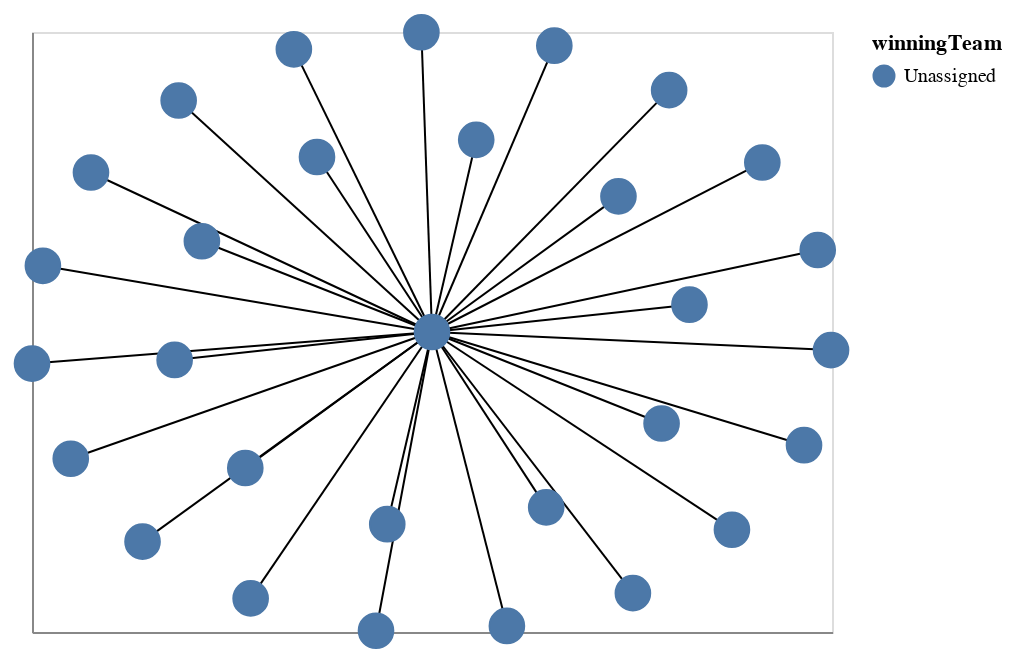

Write notebook code for a chart like this one.
### Code cell
inp = input('Enter Robot of Interest: ')

new_links = []
node_id = int(inp)
for d in network['links']:
    if d['source'] == node_id:
        new_links.append(d)
new_nodes = []
for link in new_links:
    for n in network['nodes']:
        if n['id'] == link['target']:
            new_nodes.append(n)
node_network = {'directed': False,
               'graph': [],
               'links': new_links,
               'multigraph': False,
               'nodes': new_nodes}

nodenet = nx.node_link_graph(node_network)
node_pos = nx.kamada_kawai_layout(nodenet)
for n in nodenet.nodes():
    nodenet.nodes[n]['id'] = n
    nodenet.nodes[n]['name'] = robots.iloc[n]['name']
    nodenet.nodes[n]['winningTeam'] = robots.iloc[n]['winningTeam']
nxa.draw_networkx(G=nodenet, pos=node_pos, node_tooltip=['id', 'name', 'winningTeam'], node_color='winningTeam')

### Figure 1 — Vega-Lite specification as saved in the notebook (floating-point values rounded to 4 significant figures)
{"config": {"view": {"continuousWidth": 400, "continuousHeight": 300}}, "layer": [{"data": {"name": "data-359bf9a2c138cef27e2ade709c9d7009"}, "mark": {"type": "line", "color": "black", "opacity": 1, "strokeWidth": 1}, "encoding": {"detail": {"field": "edge", "type": "quantitative"}, "x": {"axis": {"grid": false, "labels": false, "ticks": false, "title": ""}, "field": "x", "type": "quantitative"}, "y": {"axis": {"grid": false, "labels": false, "ticks": false, "title": ""}, "field": "y", "type": "quantitative"}}}, {"data": {"name": "data-355e6f2a5c85f8c186fc6e4b76115218"}, "mark": {"type": "point", "opacity": 1, "size": 300, "strokeWidth": 1.0}, "encoding": {"fill": {"field": "winningTeam", "type": "nominal"}, "tooltip": [{"field": "id", "type": "quantitative"}, {"field": "name", "type": "nominal"}, {"field": "winningTeam", "type": "nominal"}], "x": {"axis": {"grid": false, "labels": false, "ticks": false}, "field": "x", "type": "quantitative"}, "y": {"axis": {"grid": false, "labels": false, "ticks": false}, "field": "y", "type": "quantitative"}}}], "$schema": "https://vega.github.io/schema/vega-lite/v4.17.0.json", "datasets": {"data-359bf9a2c138cef27e2ade709c9d7009": [{"source": 4, "pair": [4, 3], "x": 0.6437, "edge": 0, "target": 3, "y": 0.09106}, {"source": 4, "pair": [4, 3], "x": 1.418e-05, "edge": 0, "target": 3, "y": 1.258e-05}, {"source": 5, "pair": [5, 3], "x": -0.2875, "edge": 1, "target": 3, "y": 0.5832}, {"source": 5, "pair": [5, 3], "x": 1.418e-05, "edge": 1, "target": 3, "y": 1.258e-05}, {"source": 7, "pair": [7, 3], "x": 0.4661, "edge": 2, "target": 3, "y": 0.4521}, {"source": 7, "pair": [7, 3], "x": 1.418e-05, "edge": 2, "target": 3, "y": 1.258e-05}, {"source": 8, "pair": [8, 3], "x": 0.9976, "edge": 3, "target": 3, "y": -0.06038}, {"source": 8, "pair": [8, 3], "x": 1.418e-05, "edge": 3, "target": 3, "y": 1.258e-05}, {"source": 9, "pair": [9, 3], "x": 0.9643, "edge": 4, "target": 3, "y": 0.2733}, {"source": 9, "pair": [9, 3], "x": 1.418e-05, "edge": 4, "target": 3, "y": 1.258e-05}, {"source": 10, "pair": [10, 3], "x": 0.8258, "edge": 5, "target": 3, "y": 0.5652}, {"source": 10, "pair": [10, 3], "x": 1.418e-05, "edge": 5, "target": 3, "y": 1.258e-05}, {"source": 11, "pair": [11, 3], "x": 0.5929, "edge": 6, "target": 3, "y": 0.8062}, {"source": 11, "pair": [11, 3], "x": 1.418e-05, "edge": 6, "target": 3, "y": 1.258e-05}, {"source": 12, "pair": [12, 3], "x": 0.1106, "edge": 7, "target": 3, "y": 0.6405}, {"source": 12, "pair": [12, 3], "x": 1.418e-05, "edge": 7, "target": 3, "y": 1.258e-05}, {"source": 14, "pair": [14, 3], "x": 0.3058, "edge": 8, "target": 3, "y": 0.9543}, {"source": 14, "pair": [14, 3], "x": 1.418e-05, "edge": 8, "target": 3, "y": 1.258e-05}, {"source": 15, "pair": [15, 3], "x": -0.0265, "edge": 9, "target": 3, "y": 0.9992}, {"source": 15, "pair": [15, 3], "x": 1.418e-05, "edge": 9, "target": 3, "y": 1.258e-05}, {"source": 16, "pair": [16, 3], "x": -0.3454, "edge": 10, "target": 3, "y": 0.9423}, {"source": 16, "pair": [16, 3], "x": 1.418e-05, "edge": 10, "target": 3, "y": 1.258e-05}, {"source": 17, "pair": [17, 3], "x": -0.6333, "edge": 11, "target": 3, "y": 0.7718}, {"source": 17, "pair": [17, 3], "x": 1.418e-05, "edge": 11, "target": 3, "y": 1.258e-05}, {"source": 19, "pair": [19, 3], "x": -0.8526, "edge": 12, "target": 3, "y": 0.5316}, {"source": 19, "pair": [19, 3], "x": 1.418e-05, "edge": 12, "target": 3, "y": 1.258e-05}, {"source": 21, "pair": [21, 3], "x": -0.5753, "edge": 13, "target": 3, "y": 0.3026}, {"source": 21, "pair": [21, 3], "x": 1.418e-05, "edge": 13, "target": 3, "y": 1.258e-05}, {"source": 24, "pair": [24, 3], "x": -0.9728, "edge": 14, "target": 3, "y": 0.2206}, {"source": 24, "pair": [24, 3], "x": 1.418e-05, "edge": 14, "target": 3, "y": 1.258e-05}, {"source": 25, "pair": [25, 3], "x": -1.0, "edge": 15, "target": 3, "y": -0.1053}, {"source": 25, "pair": [25, 3], "x": 1.418e-05, "edge": 15, "target": 3, "y": 1.258e-05}, {"source": 26, "pair": [26, 3], "x": -0.6434, "edge": 16, "target": 3, "y": -0.09308}, {"source": 26, "pair": [26, 3], "x": 1.418e-05, "edge": 16, "target": 3, "y": 1.258e-05}, {"source": 28, "pair": [28, 3], "x": -0.9031, "edge": 17, "target": 3, "y": -0.4225}, {"source": 28, "pair": [28, 3], "x": 1.418e-05, "edge": 17, "target": 3, "y": 1.258e-05}, {"source": 32, "pair": [32, 3], "x": -0.7236, "edge": 18, "target": 3, "y": -0.6988}, {"source": 32, "pair": [32, 3], "x": 1.418e-05, "edge": 18, "target": 3, "y": 1.258e-05}, {"source": 33, "pair": [33, 3], "x": -0.4534, "edge": 19, "target": 3, "y": -0.888}, {"source": 33, "pair": [33, 3], "x": 1.418e-05, "edge": 19, "target": 3, "y": 1.258e-05}, {"source": 38, "pair": [38, 3], "x": -0.14, "edge": 20, "target": 3, "y": -0.9959}, {"source": 38, "pair": [38, 3], "x": 1.418e-05, "edge": 20, "target": 3, "y": 1.258e-05}, {"source": 45, "pair": [45, 3], "x": -0.1119, "edge": 21, "target": 3, "y": -0.6406}, {"source": 45, "pair": [45, 3], "x": 1.418e-05, "edge": 21, "target": 3, "y": 1.258e-05}, {"source": 69, "pair": [69, 3], "x": 0.1872, "edge": 22, "target": 3, "y": -0.9798}, {"source": 69, "pair": [69, 3], "x": 1.418e-05, "edge": 22, "target": 3, "y": 1.258e-05}, {"source": 76, "pair": [76, 3], "x": 0.5022, "edge": 23, "target": 3, "y": -0.8704}, {"source": 76, "pair": [76, 3], "x": 1.418e-05, "edge": 23, "target": 3, "y": 1.258e-05}, {"source": 82, "pair": [82, 3], "x": 0.7498, "edge": 24, "target": 3, "y": -0.659}, {"source": 82, "pair": [82, 3], "x": 1.418e-05, "edge": 24, "target": 3, "y": 1.258e-05}, {"source": 86, "pair": [86, 3], "x": 0.9301, "edge": 25, "target": 3, "y": -0.3773}, {"source": 86, "pair": [86, 3], "x": 1.418e-05, "edge": 25, "target": 3, "y": 1.258e-05}, {"source": 88, "pair": [88, 3], "x": 0.2855, "edge": 26, "target": 3, "y": -0.5845}, {"source": 88, "pair": [88, 3], "x": 1.418e-05, "edge": 26, "target": 3, "y": 1.258e-05}, {"source": 89, "pair": [89, 3], "x": -0.4668, "edge": 27, "target": 3, "y": -0.4534}, {"source": 89, "pair": [89, 3], "x": 1.418e-05, "edge": 27, "target": 3, "y": 1.258e-05}, {"source": 96, "pair": [96, 3], "x": 0.5739, "edge": 28, "target": 3, "y": -0.3049}, {"source": 96, "pair": [96, 3], "x": 1.418e-05, "edge": 28, "target": 3, "y": 1.258e-05}], "data-355e6f2a5c85f8c186fc6e4b76115218": [{"winningTeam": "Unassigned", "x": 0.6437, "name": "Excavator Botsky I", "id": 4, "y": 0.09106}, {"winningTeam": "Unassigned", "x": -0.2875, "name": "Wallminer Botski", "id": 5, "y": 0.5832}, {"winningTeam": "Unassigned", "x": 0.4661, "name": "Wallpulverizer Botberg Jr.", "id": 7, "y": 0.4521}, {"winningTeam": "Unassigned", "x": 0.9976, "name": "Excavator Boterson II", "id": 8, "y": -0.06038}, {"winningTeam": "Unassigned", "x": 0.9643, "name": "Pushwidget Boterson", "id": 9, "y": 0.2733}, {"winningTeam": "Unassigned", "x": 0.8258, "name": "Stonevator Botson", "id": 10, "y": 0.5652}, {"winningTeam": "Unassigned", "x": 0.5929, "name": "Pushwidget Botson", "id": 11, "y": 0.8062}, {"winningTeam": "Unassigned", "x": 0.1106, "name": "Thumppulverizer Botberg", "id": 12, "y": 0.6405}, {"winningTeam": "Unassigned", "x": 0.3058, "name": "Pullminer Botberg", "id": 14, "y": 0.9543}, {"winningTeam": "Unassigned", "x": -0.0265, "name": "Wallwalker Botson II", "id": 15, "y": 0.9992}, {"winningTeam": "Unassigned", "x": -0.3454, "name": "Pushvator Botberg II", "id": 16, "y": 0.9423}, {"winningTeam": "Unassigned", "x": -0.6333, "name": "Thumpminer Botson", "id": 17, "y": 0.7718}, {"winningTeam": "Unassigned", "x": -0.8526, "name": "Pushwalker Botski", "id": 19, "y": 0.5316}, {"winningTeam": "Unassigned", "x": -0.5753, "name": "Waterhauler Botberg I", "id": 21, "y": 0.3026}, {"winningTeam": "Unassigned", "x": -0.9728, "name": "Wallpulverizer Botsky Jr.", "id": 24, "y": 0.2206}, {"winningTeam": "Unassigned", "x": -1.0, "name": "Pushminer Botsky", "id": 25, "y": -0.1053}, {"winningTeam": "Unassigned", "x": -0.6434, "name": "Excaminer Boterson", "id": 26, "y": -0.09308}, {"winningTeam": "Unassigned", "x": -0.9031, "name": "Wallhauler Botberg I", "id": 28, "y": -0.4225}, {"winningTeam": "Unassigned", "x": -0.7236, "name": "Pushborer Boterson", "id": 32, "y": -0.6988}, {"winningTeam": "Unassigned", "x": -0.4534, "name": "Waterlift Boterson", "id": 33, "y": -0.888}, {"winningTeam": "Unassigned", "x": -0.14, "name": "Extrapulverizer Botchik", "id": 38, "y": -0.9959}, {"winningTeam": "Unassigned", "x": -0.1119, "name": "Rockminer Botberg I", "id": 45, "y": -0.6406}, {"winningTeam": "Unassigned", "x": 0.1872, "name": "Stonehauler Botski II", "id": 69, "y": -0.9798}, {"winningTeam": "Unassigned", "x": 0.5022, "name": "Waterwaller Botski", "id": 76, "y": -0.8704}, {"winningTeam": "Unassigned", "x": 0.7498, "name": "Firehauler Boterson", "id": 82, "y": -0.659}, {"winningTeam": "Unassigned", "x": 0.9301, "name": "Pullwalker Botski Jr.", "id": 86, "y": -0.3773}, {"winningTeam": "Unassigned", "x": 0.2855, "name": "Firewalker Botski Jr.", "id": 88, "y": -0.5845}, {"winningTeam": "Unassigned", "x": -0.4668, "name": "Waterlift Botchik Jr.", "id": 89, "y": -0.4534}, {"winningTeam": "Unassigned", "x": 0.5739, "name": "Thumpwidget Botski", "id": 96, "y": -0.3049}, {"winningTeam": "Unassigned", "x": 1.418e-05, "name": "Excawalker Botson", "id": 3, "y": 1.258e-05}]}}
